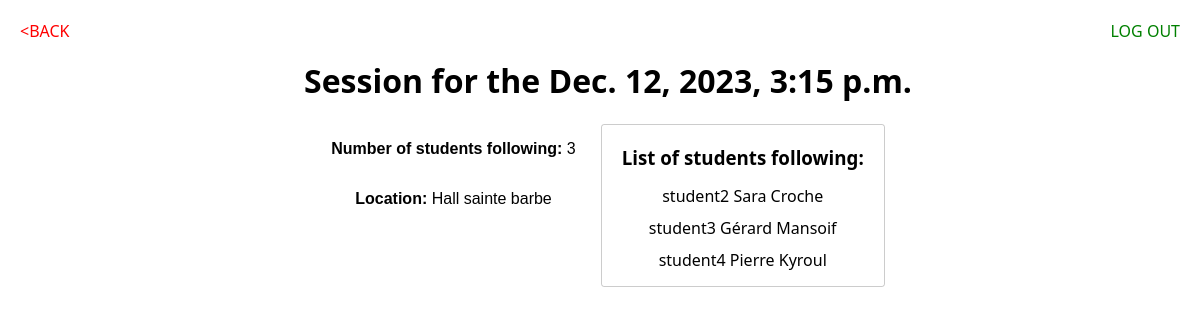
/formations/11/sessionDetails/ (signed in), run on the app's committed database.
### formationsApp/models.py (models this page shows)
class Session(models.Model):
    formation = models.ForeignKey(Formations, on_delete=models.CASCADE)
    students = models.ManyToManyField(User)
    event_date = models.DateTimeField('date of the session')
    max_student_nbr = models.PositiveIntegerField(validators=[MinValueValidator(1), MaxValueValidator(10000)])
    place = models.CharField(max_length=50)

### formationsApp/views.py (the view)
# urls.py: path('<int:id_session>/sessionDetails/', views.SessionDetailView.as_view(), name="sessionDetails"), # Used to render HTML
@method_decorator(login_required, name="dispatch")
@method_decorator(trainer_required, name="dispatch")
class SessionDetailView(TemplateView):
    template_name = 'formationsApp/sessionDetails.html'
    def get_context_data(self, **kwargs):
        context = super().get_context_data(**kwargs)
        session = Session.objects.get(pk=kwargs["id_session"])
        context["session"] = session
        return context

### formationsApp/templates/formationsApp/sessionDetails.html
{% load static %}
<html>
    <link rel="stylesheet" href="{% static 'formationsApp/main.css' %}">
    <body>
        <h1>Session for the {{ session.event_date }}</h1>
        <div class="session_details">
            <div class="session_info">
                <p><b>Number of students following:</b> {{ session.students.all|length }}</p>
                <p><b>Location:</b> {{ session.place }}</p>
            </div>
            <div class="student_list">
                <h3>List of students following:</h3>
                {% for student in session.students.all%}
                <p>{{ student.username }} {{ student.first_name }} {{ student.last_name }}</p>
                {% endfor %}
            </div>
        </div>
        <div class="back_sign"><a href="{% url 'formationsApp:list' %}">BACK</a></div>
        <div class="logout"><a href="{% url 'formationsApp:doLogout' %}">LOG OUT</a></div>
    </body>
</html>

### formationsApp/static/formationsApp/main.css (style rules this page uses)
body { display: flex; flex-direction: column; align-items: center; width: 100vw; padding-top: 30px; }
h1 { font-family: 'Segoe UI', Tahoma, Geneva, Verdana, sans-serif; }
.session_details { display: flex; flex-direction: row; justify-content: center; gap: 25px; }
.session_info { display: flex; flex-direction: column; align-items: center; font-family: 'Trebuchet MS', 'Lucida Sans Unicode', 'Lucida Grande', 'Lucida Sans', Arial, sans-serif; }
.student_list { display: flex; flex-direction: column; align-items: center; gap: 10px; border: 1px solid rgba(0, 0, 0, 0.2); border-radius: 3px; padding: 15px; max-height: 60vh; overflow: scroll; font-family: 'Segoe UI', Tahoma, Geneva, Verdana, sans-serif; }
.student_list > h3 { margin: 5px; font-family: 'Segoe UI', Tahoma, Geneva, Verdana, sans-serif; }
.student_list > p { margin: 0; }
.back_sign { position: absolute; top: 20px; left: 20px; }
.back_sign > a { color: red; text-decoration: none; font-family: 'Segoe UI', Tahoma, Geneva, Verdana, sans-serif; }
.back_sign > a::before { content:"<" }
.logout { position: absolute; top: 20px; right: 20px; }
.logout > a { color: green; text-decoration: none; font-family: 'Segoe UI', Tahoma, Geneva, Verdana, sans-serif; }

### data on the page
Session: event_date "Dec. 12, 2023, 3:15 p.m.", students.all|length "3", place "Hall sainte barbe"

### other printed values
{{ student.username }} "student2"
{{ student.first_name }} "Sara"
{{ student.last_name }} "Croche"
{{ student.username }} "student3"
{{ student.first_name }} "Gérard"
{{ student.last_name }} "Mansoif"
{{ student.username }} "student4"
{{ student.first_name }} "Pierre"
{{ student.last_name }} "Kyroul"
